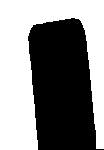
#> input picture data/0.tif, 104 x 150 px
$ jupyter execute 'proyeccion sencilla.ipynb'   (shell and % lines are left out)
#> lines starting #> are read from the running program, lines starting #| are printed output that depends on the picture; after the words box and inside, x2 and y2 are one past the last pixel; in counts of white or black regions, pixels touching at a corner belong together
[cell 1]
%pylab inline
from PIL import Image
import scipy.ndimage

[cell 2]
z = 20 #altura del plano de corte

IM = Image.open('data/0.tif')
#> IM is the input picture: PIL image 104x150 L; 52.3% white; 1 black region, box (x1, y1, x2, y2) and area: (28, 18, 104, 150) 7434
imshow(IM)
#IM.show()

IMarray = array(IM)
IMarray = IMarray /255
#IMarray.shape
I = (IMarray[z]-1)/255.0
#> I = 104 values, max 0 at index 0, min -0.00392 at index 59, mean -0.000792

[cell 3]
plot(I)
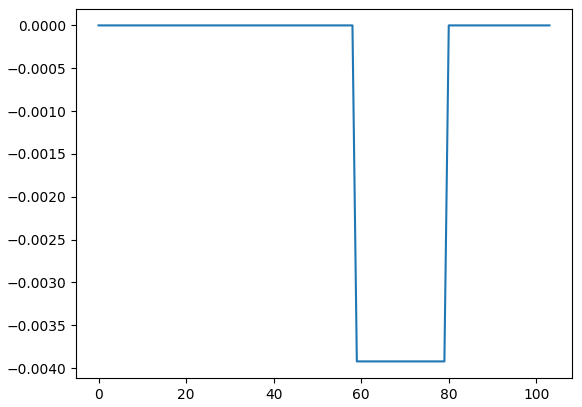
#> figure drawn by matplotlib, 1 panel; curve peaks at x = 0, y = 0

[cell 4]
L = 3.0 # cm
l = 104 # px

def y_prim(n):
    return (n*2*L/l - L)
def x_prim(m):
    return (m*2*L/l - L)

def M(x):
    return int((l/(2*L))*(x+L))
def N(y):
    return int((l/(2*L))*(y+L))

def X(xprim, yprim, theta):
    return xprim*cos(theta) - yprim*sin(theta)
def Y(xprim, yprim, theta):
    return xprim*sin(theta) + yprim*cos(theta)

Muestra = zeros([l,l])

[cell 5]
M_prim = zeros([l,l])
theta = 0.001*pi/3.0
for i in range(l):
    for j in range(l):
        AA = X(x_prim(i),y_prim(j),theta)
        BB = Y(x_prim(i),y_prim(j),theta)

        if (0<=M(AA))&(M(AA)<l):
            if (0<=N(BB))&(N(BB)<l):
                M_prim[M(AA),N(BB)]+= I[j]
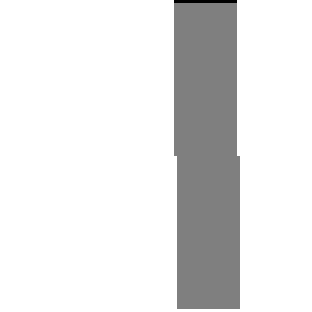
#> M_prim: shape (104, 104) float64 (shown 3 times larger); min -0.00784, max 0, mean -0.000792; drawn with min black and max white
figure(figsize=(5,5))
imshow(M_prim)

[cell 6]
M_prim.max()
#> Out = 0

[cell 7]
scipy.ndimage.filters.gaussian_filter

[cell 8]
figure(figsize=(5,5))
M2_prim = scipy.ndimage.filters.gaussian_filter(M_prim, 1.0)
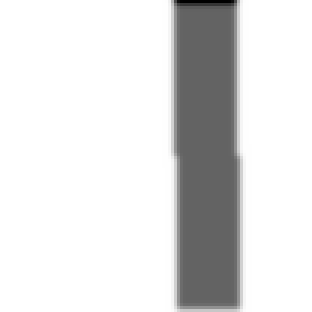
#> M2_prim: shape (104, 104) float64 (shown 3 times larger); min -0.00643, max 0, mean -0.000792; drawn with min black and max white
imshow(M2_prim)

[cell 9]
M2_prim[where(M2_prim>0.5)]=1.0
M2_prim[where(M2_prim<0.5)]=0.0
#> M2_prim: shape (104, 104) float64; every value is 0
M2_prim[z]
#> Out = 104 values from 0 to 0

$ run again, with data/10.tif copied over data/0.tif
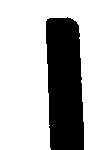
#> input picture data/10.tif, 104 x 150 px
#> IM is the input picture: PIL image 104x150 L; 71.8% white; 1 black region, box (x1, y1, x2, y2) and area: (46, 17, 84, 150) 4404
#> I = 104 values, max 0 at index 0, min -0.00392 at index 47, mean -0.00102
#> after the loop `for i in range(l):`:
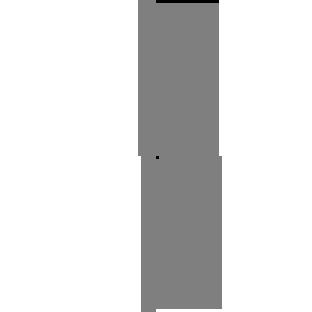
#> M_prim: shape (104, 104) float64 (shown 3 times larger); min -0.00784, max 0, mean -0.00102; drawn with min black and max white
#> `M_prim.max()`: Out = 0
#> `M2_prim = scipy.ndimage.filters.gaussian_filter(M_prim, 1.0)`:
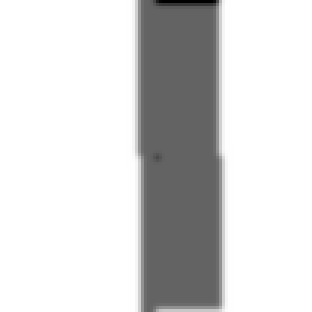
#> M2_prim: shape (104, 104) float64 (shown 3 times larger); min -0.00643, max 0, mean -0.00102; drawn with min black and max white
#> `M2_prim[z]`: Out = 104 values from 0 to 0
